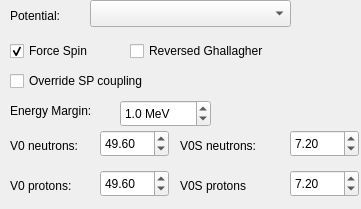
      <widget class="QWidget" name="page_2">
       <property name="geometry">
        <rect>
         <x>0</x>
         <y>0</y>
         <width>361</width>
         <height>209</height>
        </rect>
       </property>
       <attribute name="label">
        <string>Extreme Single Particle</string>
       </attribute>
       <widget class="QCheckBox" name="cb_forceSpin">
        <property name="geometry">
         <rect>
          <x>10</x>
          <y>40</y>
          <width>121</width>
          <height>22</height>
         </rect>
        </property>
        <property name="text">
         <string>Force Spin</string>
        </property>
        <property name="checked">
         <bool>true</bool>
        </property>
       </widget>
       <widget class="QLabel" name="label_17">
        <property name="geometry">
         <rect>
          <x>10</x>
          <y>100</y>
          <width>111</width>
          <height>21</height>
         </rect>
        </property>
        <property name="text">
         <string>Energy Margin:</string>
        </property>
       </widget>
       <widget class="QDoubleSpinBox" name="dsb_energyMargin">
        <property name="geometry">
         <rect>
          <x>120</x>
          <y>100</y>
          <width>91</width>
          <height>27</height>
         </rect>
        </property>
        <property name="suffix">
         <string> MeV</string>
        </property>
        <property name="decimals">
         <number>1</number>
        </property>
        <property name="maximum">
         <double>20.000000000000000</double>
        </property>
        <property name="value">
         <double>1.000000000000000</double>
        </property>
       </widget>
       <widget class="QCheckBox" name="cb_reverseGhallagher">
        <property name="geometry">
         <rect>
          <x>130</x>
          <y>40</y>
          <width>181</width>
          <height>22</height>
         </rect>
        </property>
        <property name="text">
         <string>Reversed Ghallagher</string>
        </property>
       </widget>
       <widget class="QCheckBox" name="cb_overrideCoupling">
        <property name="geometry">
         <rect>
          <x>10</x>
          <y>70</y>
          <width>181</width>
          <height>22</height>
         </rect>
        </property>
        <property name="text">
         <string>Override SP coupling</string>
        </property>
       </widget>
       <widget class="QLabel" name="label_18">
        <property name="geometry">
         <rect>
          <x>10</x>
          <y>0</y>
          <width>71</width>
          <height>31</height>
         </rect>
        </property>
        <property name="text">
         <string>Potential:</string>
        </property>
       </widget>
       <widget class="QComboBox" name="cb_potential">
        <property name="geometry">
         <rect>
          <x>90</x>
          <y>0</y>
          <width>201</width>
          <height>27</height>
         </rect>
        </property>
       </widget>
       <widget class="QDoubleSpinBox" name="dsb_Xp">
        <property name="geometry">
         <rect>
          <x>290</x>
          <y>210</y>
          <width>69</width>
          <height>27</height>
         </rect>
        </property>
        <property name="value">
         <double>0.860000000000000</double>
        </property>
       </widget>
       <widget class="QDoubleSpinBox" name="dsb_V0Sn">
        <property name="geometry">
         <rect>
          <x>290</x>
          <y>130</y>
          <width>69</width>
          <height>27</height>
         </rect>
        </property>
        <property name="value">
         <double>7.200000000000000</double>
        </property>
       </widget>
       <widget class="QLabel" name="label_22">
        <property name="geometry">
         <rect>
          <x>180</x>
          <y>210</y>
          <width>71</width>
          <height>31</height>
         </rect>
        </property>
        <property name="text">
         <string>X proton:</string>
        </property>
       </widget>
       <widget class="QLabel" name="label_21">
        <property name="geometry">
         <rect>
          <x>10</x>
          <y>210</y>
          <width>81</width>
          <height>31</height>
         </rect>
        </property>
        <property name="text">
         <string>X neutron:</string>
        </property>
       </widget>
       <widget class="QDoubleSpinBox" name="dsb_Xn">
        <property name="geometry">
         <rect>
          <x>100</x>
          <y>210</y>
          <width>69</width>
          <height>27</height>
         </rect>
        </property>
        <property name="value">
         <double>0.860000000000000</double>
        </property>
       </widget>
       <widget class="QDoubleSpinBox" name="dsb_V0n">
        <property name="geometry">
         <rect>
          <x>100</x>
          <y>130</y>
          <width>69</width>
          <height>27</height>
         </rect>
        </property>
        <property name="value">
         <double>49.600000000000001</double>
        </property>
       </widget>
       <widget class="QLabel" name="label_20">
        <property name="geometry">
         <rect>
          <x>10</x>
          <y>170</y>
          <width>91</width>
          <height>31</height>
         </rect>
        </property>
        <property name="text">
         <string>V0 protons:</string>
        </property>
       </widget>
       <widget class="QLabel" name="label_24">
        <property name="geometry">
         <rect>
          <x>180</x>
          <y>170</y>
          <width>101</width>
          <height>31</height>
         </rect>
        </property>
        <property name="text">
         <string>V0S protons</string>
        </property>
       </widget>
       <widget class="QLabel" name="label_19">
        <property name="geometry">
         <rect>
          <x>10</x>
          <y>130</y>
          <width>91</width>
          <height>31</height>
         </rect>
        </property>
        <property name="text">
         <string>V0 neutrons:</string>
        </property>
       </widget>
       <widget class="QLabel" name="label_23">
        <property name="geometry">
         <rect>
          <x>180</x>
          <y>130</y>
          <width>111</width>
          <height>31</height>
         </rect>
        </property>
        <property name="text">
         <string>V0S neutrons:</string>
        </property>
       </widget>
       <widget class="QDoubleSpinBox" name="dsb_V0Sp">
        <property name="geometry">
         <rect>
          <x>290</x>
          <y>170</y>
          <width>69</width>
          <height>27</height>
         </rect>
        </property>
        <property name="value">
         <double>7.200000000000000</double>
        </property>
       </widget>
       <widget class="QDoubleSpinBox" name="dsb_V0p">
        <property name="geometry">
         <rect>
          <x>100</x>
          <y>170</y>
          <width>69</width>
          <height>27</height>
         </rect>
        </property>
        <property name="value">
         <double>49.600000000000001</double>
        </property>
       </widget>
      </widget>
